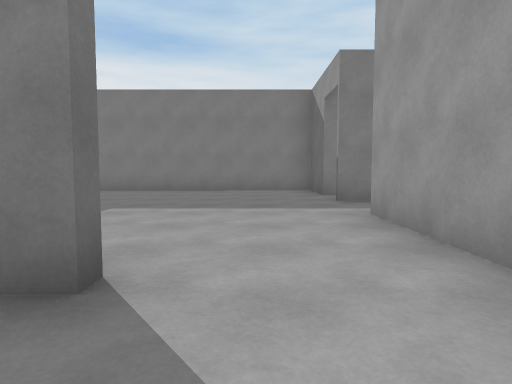
View 1 (above)

23 first-person views from a walk through a scene from a Unity 3-D project. The camera is 1.2 m above the floor, tilts 4° down and sees 75° across. The floor is counted in squares, 2 m on a side. Each view is taken from the middle of a square. On the plan, view 1 faces up. The plan holds only what a view shows up to about 10 squares ahead; the rest is blank. The place goes on beyond the plan. The player is left out. Surface patterns are stand-ins for the level's own textures.

View 2
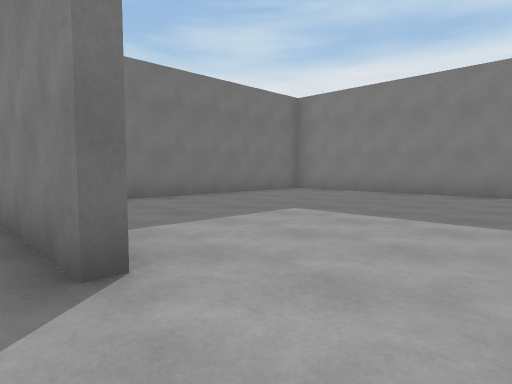

View 3
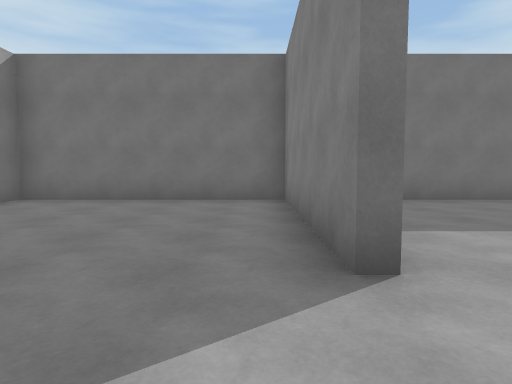

View 4
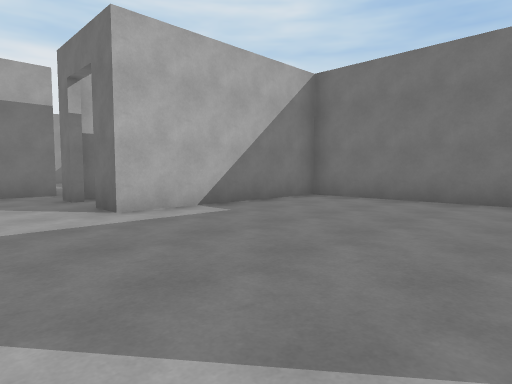

View 5
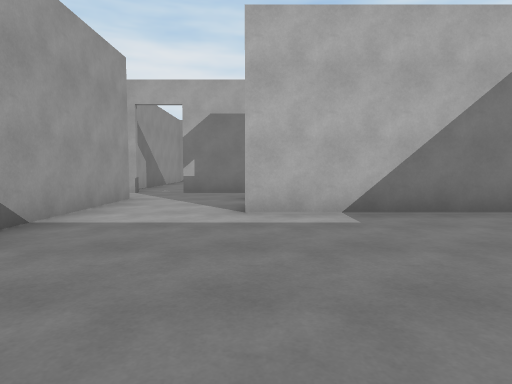

View 6
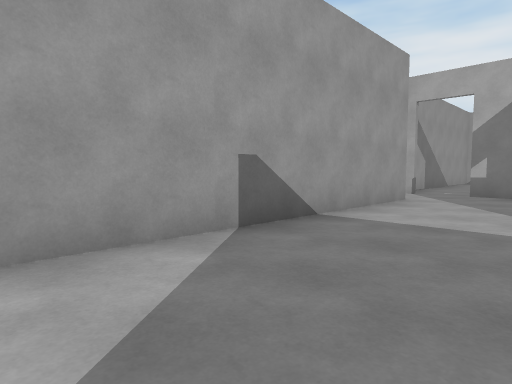

View 7
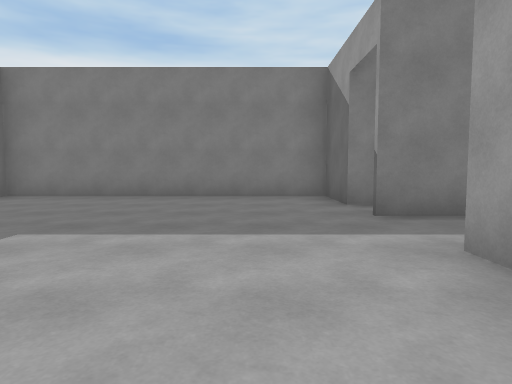

View 8
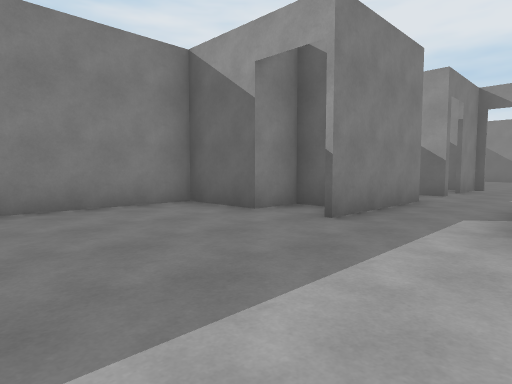

View 9
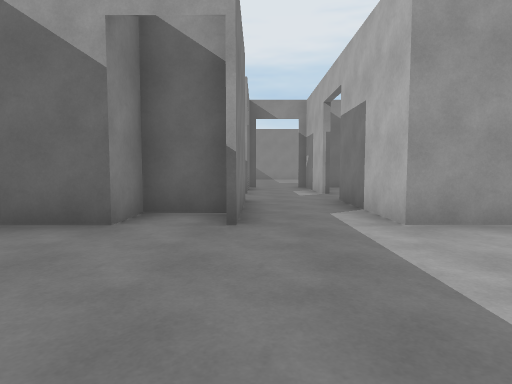

View 10
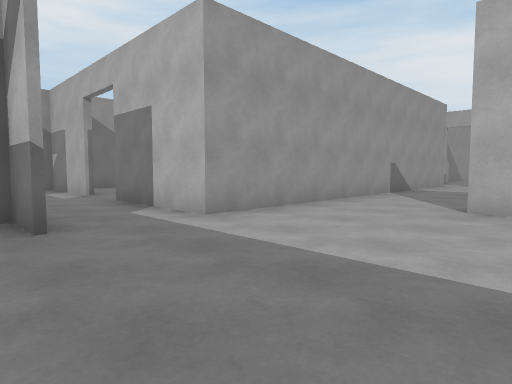

View 11
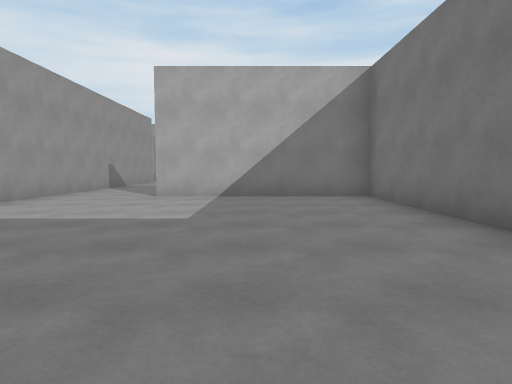

View 12
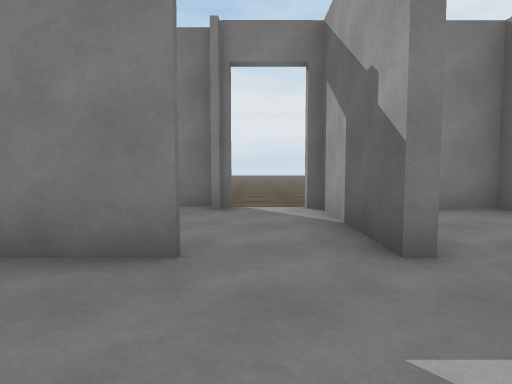

View 13
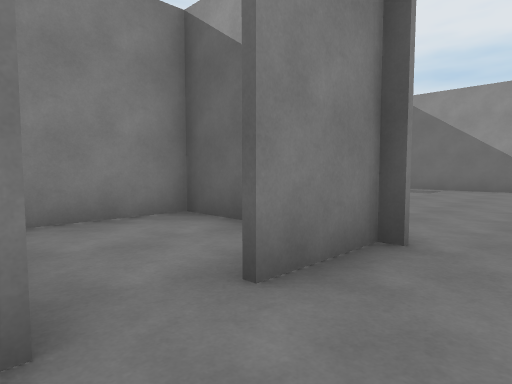

View 14
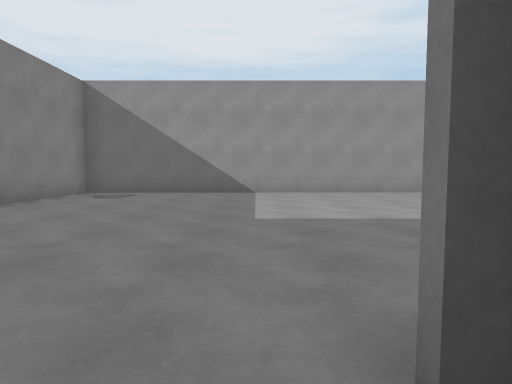

View 15
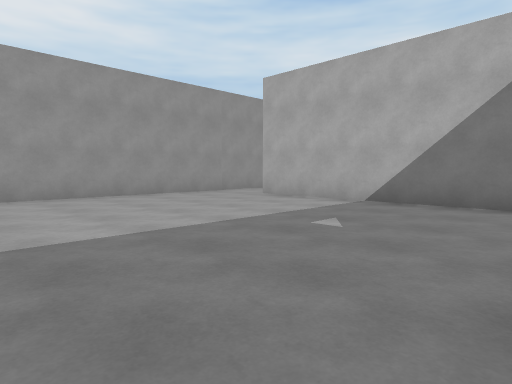

View 16
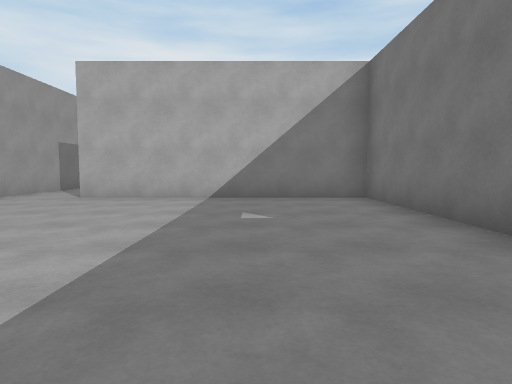

View 17
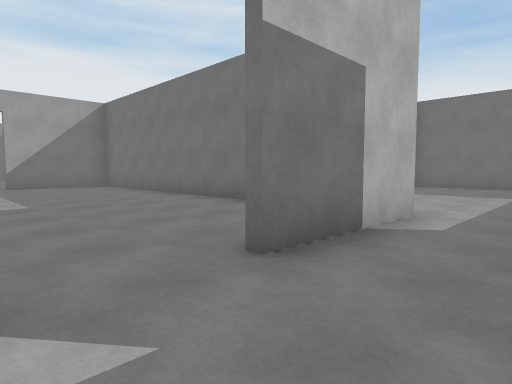

View 18
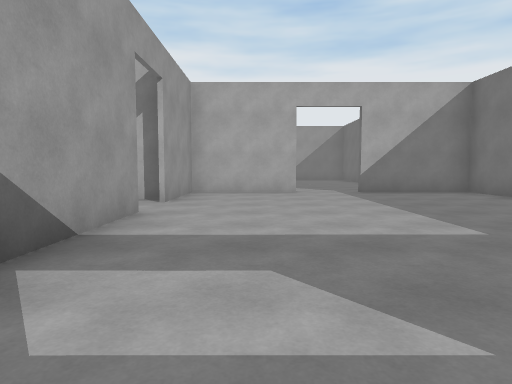

View 19
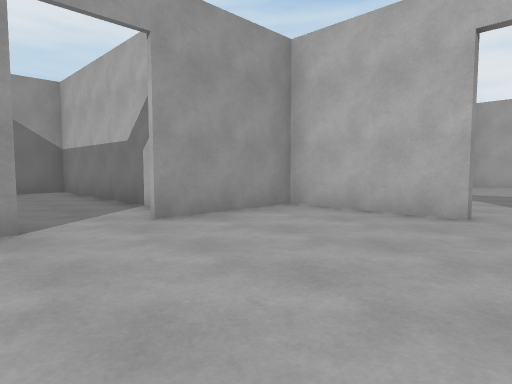

View 20
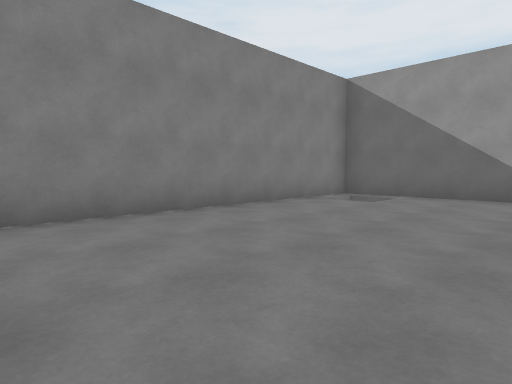

View 21
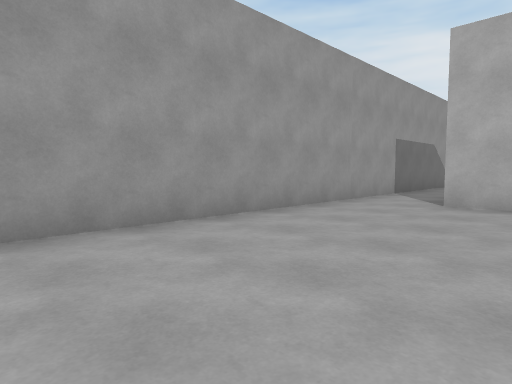

View 22
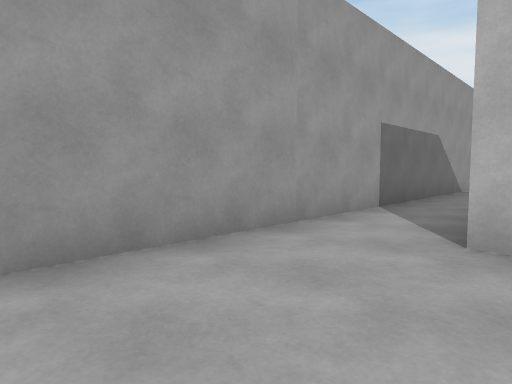

View 23
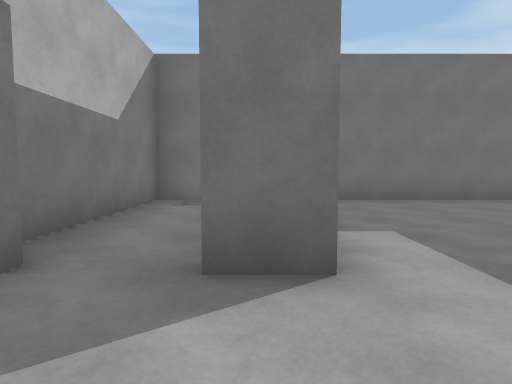

### Floor plan
Points are (right, up) in squares from view 1. A wall is a line through its corners. A room is listed if a view was taken in it or the views show most of it. See-through windows are left out.
Room 1 (views 1, 2, 3, 4, 5, 6, 23)
walls: (-0.7, 1.6) (-5.4, 1.6) (-5.4, -3.5) (-0.9, -3.5) (-0.9, -4.4); (1.5, -4.5) (1.5, 1.4)
ways out: opening at (0.5, 2) to room 2; opening at (0.5, -4) to room 7
Room 2 (views 7, 8, 9, 10, 11)
walls: (1.5, 6.3) (2.5, 6.3) (2.5, 7.5) (1.5, 7.5) (1.5, 9.3) (-5.4, 9.3) (-5.4, 1.8) (-0.8, 1.8); (1.5, 1.4) (1.5, 4.4) (4.4, 4.4); (4.5, 6.2) (1.5, 6.2)
ways out: opening at (0.5, 2) to room 1; opening at (5, 5) to room 3
Room 3 (views 12, 13, 17)
walls: (6, 6.1) (6, 9); (4.4, 9.3) (3.8, 9.3)
ways out: opening at (5, 5) to room 2; opening at (6, 5.5) to room 4; opening at (5, 4) to room 6; opening at (5, 9)
Room 4 (views 14, 15, 20)
walls: (8.6, 6.2) (7.1, 6.2); (8.6, 5.9) (8.6, 9) (6.6, 9); (5.9, 4.4) (8.6, 4.4)
ways out: opening at (6, 5.5) to room 3; opening at (8.5, 5) to room 5
Room 5 (views 16, 21, 22)
walls: (8.7, 3.1) (8.7, -0.9) (14.8, -0.9); (16.3, -5.6) (16.3, 9.3) (9.5, 9.3)
ways out: opening at (8.5, 5) to room 4; opening at (15.5, -4.5)
Room 6 (views 18, 19)
walls: (8.6, -1.7) (8.6, 0.9); (5.9, -5.5) (8.6, -5.5) (8.6, -2.8); (1.6, 1.4) (1.6, -5.5) (4.4, -5.5)
ways out: opening at (5, 4) to room 3; opening at (9, -2) to room 8; opening at (5, -5)
Room 7 (no view inside)
walls: (-0.9, -5.4) (-0.9, -6); (-1.1, -7.2) (0.9, -7.2); (1.5, -5.7) (1.5, -4.5); (-5.4, -5.9) (-1.1, -5.9)
ways out: opening at (0.5, -4) to room 1; opening at (1, -7); opening at (2, -6)
Room 8 (no view inside)
walls: (8.9, -3.5) (14.4, -3.5) (14.4, -2.5)
ways out: opening at (9, -2) to room 6

Where each view was taken, in squares from view 1:
view 1: 0 up, 0 right, facing up
view 2: 1 up, 1 right, facing up-left
view 3: 1 up, 1 right, facing left
view 4: 1 up, 1 right, facing down-left
view 5: 1 up, 1 left, facing down
view 6: 1 up, 1 left, facing down-right
view 7: 2 up, 0 right, facing up
view 8: 4 up, 2 left, facing up-right
view 9: 6 up, 2 left, facing right
view 10: 7 up, 2 left, facing down-right
view 11: 9 up, 3 left, facing down
view 12: 4 up, 5 right, facing up
view 13: 5 up, 6 right, facing up-right
view 14: 5 up, 8 right, facing right
view 15: 5 up, 9 right, facing down-right
view 16: 6 up, 11 right, facing down
view 17: 6 up, 6 right, facing down-left
view 18: 3 up, 7 right, facing down
view 19: 1 down, 5 right, facing down-right
view 20: 5 up, 9 right, facing up-right
view 21: 5 up, 13 right, facing down-right
view 22: 2 up, 14 right, facing down-right
view 23: 4 down, 1 right, facing left
